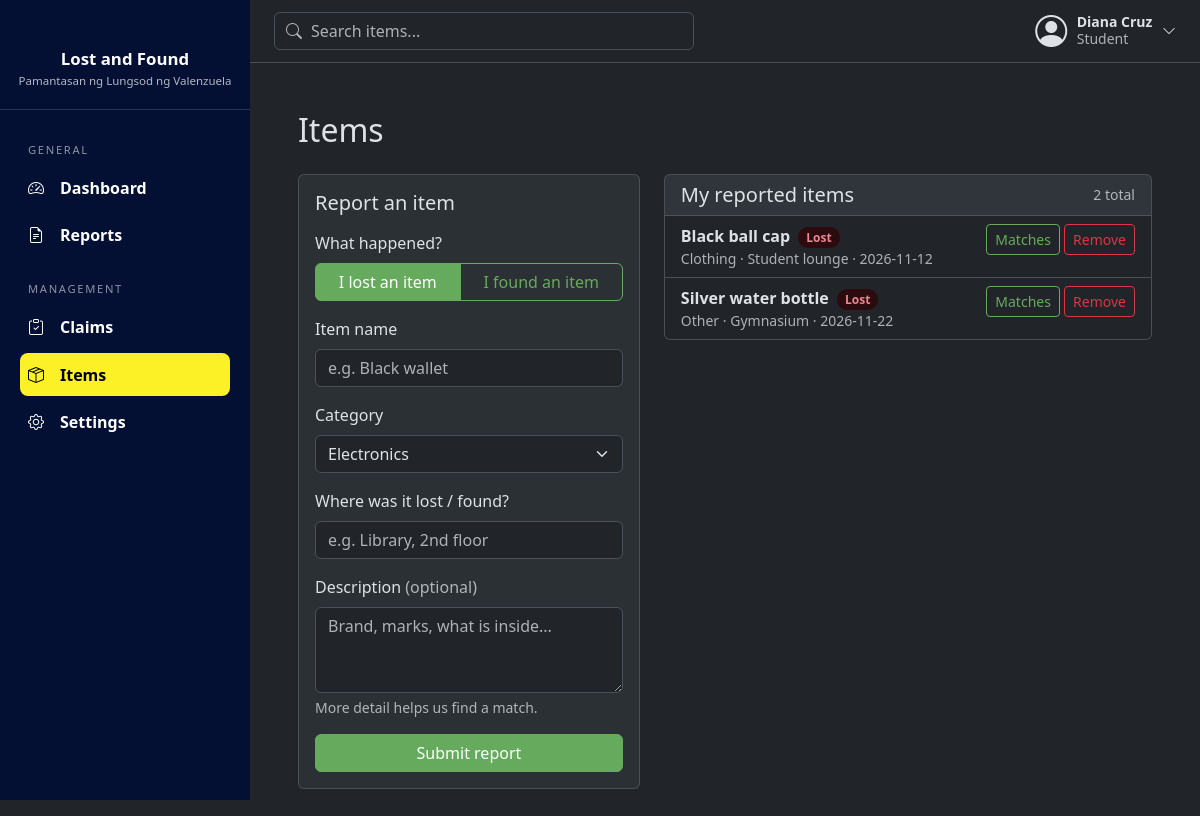
The app's page /items (signed in), older data.
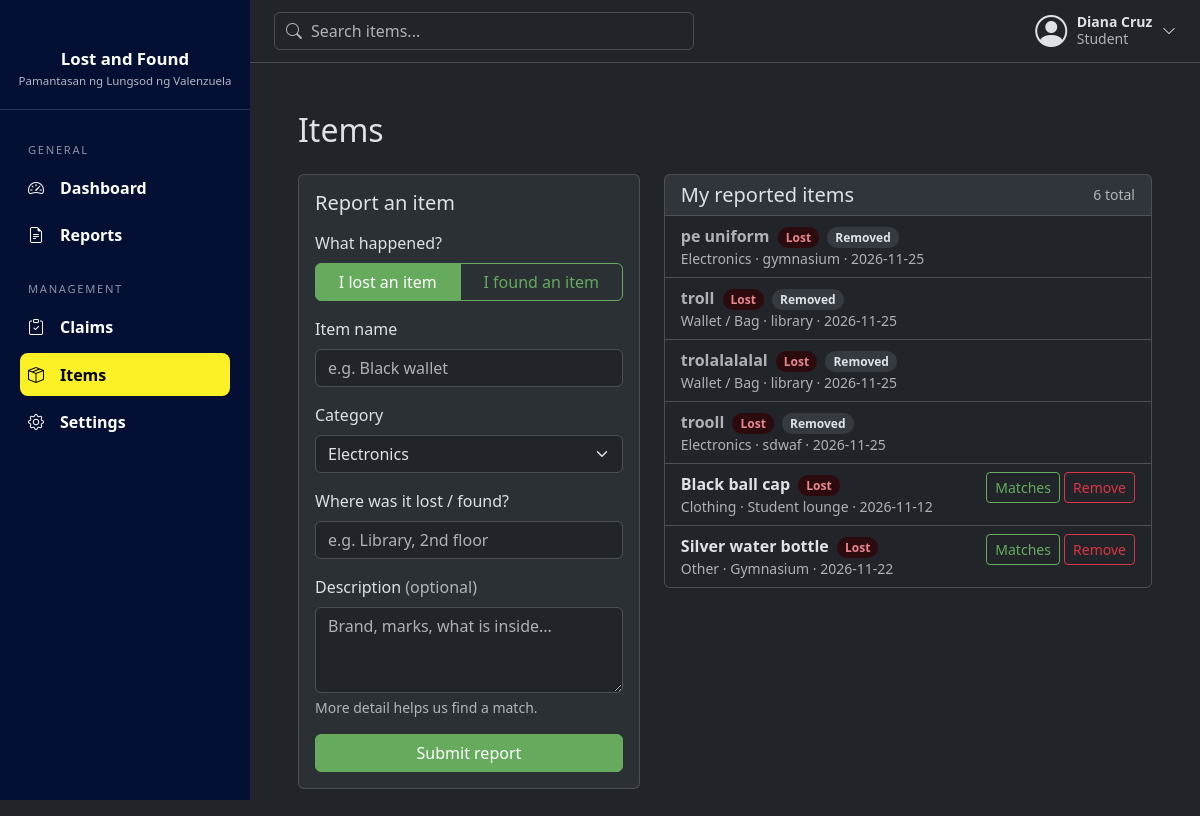
The same page, newer data.
### tables this page shows
CREATE TABLE users (
            id INTEGER PRIMARY KEY AUTOINCREMENT,
            full_name TEXT NOT NULL,
            email TEXT NOT NULL UNIQUE,
            password TEXT NOT NULL,
            role TEXT NOT NULL DEFAULT 'Student'
                CHECK(role IN ('Student', 'Faculty', 'Admin'))
        , is_active INTEGER NOT NULL DEFAULT 1);

CREATE TABLE items (
            item_id INTEGER PRIMARY KEY AUTOINCREMENT,
            user_id INTEGER NOT NULL,
            name TEXT NOT NULL,
            category TEXT NOT NULL,
            description TEXT,
            location TEXT NOT NULL,
            item_status TEXT NOT NULL
                CHECK(item_status IN ('Lost', 'Found')),
            status TEXT NOT NULL DEFAULT 'Active'
                CHECK(status IN ('Active', 'Claimed', 'Returned', 'Removed')),
            date_reported DATE NOT NULL DEFAULT CURRENT_DATE,

            FOREIGN KEY (user_id) REFERENCES users (id)
        );

### routes/user_routes.py (the view, shortened to what this page needs)
@bp.route("/items", methods=["GET", "POST"])
@login_required
def items():
    errors = {}
    return render_template("user/items.html", categories=CATEGORIES, form=request.form,
                           errors=errors, my_items=item_model.by_user(session["user_id"]))

### database/connection.py (called while the page is built)
def get_db():
    if "db" not in g:
        g.db = sqlite3.connect(current_app.config["DATABASE"])
        g.db.row_factory = sqlite3.Row
    return g.db

### models/item_model.py (called while the page is built)
def by_user(user_id):
    return get_db().execute(
        "SELECT * FROM items WHERE user_id = ? ORDER BY item_id DESC", (user_id,)
    ).fetchall()

### models/user_model.py (called while the page is built)
def get_by_id(user_id):
    return get_db().execute("SELECT * FROM users WHERE id = ?", (user_id,)).fetchone()

### routes/utils.py (called while the page is built)
def login_required(view):
    @wraps(view)
    def wrapped(*args, **kwargs):
        if "user_id" not in session:
            flash("Please log in first.", "warning")
            return redirect(url_for("auth.login"))
        user = user_model.get_by_id(session["user_id"])
        if user is None or not user["is_active"]:
            session.clear()
            flash("Your account is no longer active. Please contact an administrator.", "warning")
            return redirect(url_for("auth.login"))
        return view(*args, **kwargs)
    return wrapped

### templates/user/items.html (shortened to what this page needs)
{% extends "base.html" %}
{% block content %}
<h2 class="mb-4">Items</h2>
<div class="row g-4">
  <div class="col-xl-5">
    <div class="card">
      <div class="card-body">
        <h5 class="card-title mb-3">Report an item</h5>
        <form method="post" novalidate>
          <div class="mb-3">
            <label class="form-label d-block">What happened?</label>
            <div class="btn-group w-100" role="group">
              {% for t in ['Lost', 'Found'] %}
              <label class="btn btn-outline-primary" for="type_{{ t }}">I {{ t|lower }} an item</label>
              {% endfor %}
            </div>
          </div>
          <div class="mb-3">
            <label class="form-label" for="name">Item name</label>
            <input class="form-control {{ 'is-invalid' if errors.name }}" id="name" name="name" maxlength="100"
                   placeholder="e.g. Black wallet" value="{{ form.get('name', '') }}">
          </div>
          <div class="row">
            <div class="mb-3">
              <label class="form-label" for="category">Category</label>
              <select class="form-select {{ 'is-invalid' if errors.category }}" id="category" name="category">
                {% for c in categories %}
                <option {{ 'selected' if form.get('category') == c }}>{{ c }}</option>
                {% endfor %}
              </select>
            </div>
          </div>
          <div class="mb-3">
            <label class="form-label" for="location">Where was it lost / found?</label>
            <input class="form-control {{ 'is-invalid' if errors.location }}" id="location" name="location"
                   maxlength="100" placeholder="e.g. Library, 2nd floor" value="{{ form.get('location', '') }}">
          </div>
          <div class="mb-3">
            <label class="form-label" for="description">Description <span class="text-body-secondary">(optional)</span></label>
            <textarea class="form-control {{ 'is-invalid' if errors.description }}" id="description" name="description"
                      rows="3" maxlength="500" placeholder="Brand, marks, what is inside...">{{ form.get('description', '') }}</textarea>
            <div class="form-text">More detail helps us find a match.</div>
          </div>
          <button class="btn btn-primary w-100">Submit report</button>
        </form>
      </div>
    </div>
  </div>
  <div class="col-xl-7">
    <div class="card">
      <div class="card-header d-flex justify-content-between align-items-center">
        <h5 class="mb-0">My reported items</h5>
        <span class="text-body-secondary small">{{ my_items|length }} total</span>
      </div>
      {% if my_items %}
      <ul class="list-group list-group-flush">
        {% for item in my_items %}
        <li class="list-group-item d-flex justify-content-between align-items-start gap-3
                   {{ 'text-body-secondary' if item['status'] != 'Active' }}">
          <div>
            <div class="fw-semibold">
              {{ item["name"] }}
              <span class="dash-badge ms-1 {{ item['item_status'] }}">{{ item["item_status"] }}</span>
              {% if item["status"] != "Active" %}<span class="dash-badge ms-1">{{ item["status"] }}</span>{% endif %}
            </div>
            <div class="small text-body-secondary">
              {{ item["category"] }} &middot; {{ item["location"] }} &middot; {{ item["date_reported"] }}
            </div>
          </div>
          {% if item["status"] == "Active" %}
          <div class="text-nowrap">
            <a class="btn btn-sm btn-outline-primary" href="{{ url_for('user.item_matches', item_id=item['item_id']) }}">Matches</a>
            <form method="post" action="{{ url_for('user.remove_item', item_id=item['item_id']) }}" class="d-inline"
                  onsubmit="return confirm('Remove this report? It will no longer be matched.');">
              <button class="btn btn-sm btn-outline-danger">Remove</button>
            </form>
          </div>
          {% endif %}
        </li>
        {% endfor %}
      </ul>
      {% else %}
      <div class="card-body">
        <p class="dash-empty mb-0">You haven't reported any items yet.</p>
      </div>
      {% endif %}
    </div>
  </div>
</div>
{% endblock %}

### templates/base.html (shortened to what this page needs)
<!doctype html>
<html lang="en" data-bs-theme="dark">
<head>
  <link href="https://cdn.jsdelivr.net/npm/bootstrap@5.3.3/dist/css/bootstrap.min.css" rel="stylesheet">
  <link href="https://cdn.jsdelivr.net/npm/bootstrap-icons@1.11.3/font/bootstrap-icons.min.css" rel="stylesheet">
  <link href="{{ url_for('static', filename='css/style.css') }}" rel="stylesheet">
</head>
<body>
{% block body %}
<div class="app-shell d-flex">
    <aside class="sidebar offcanvas-md offcanvas-start" id="sidebar" tabindex="-1">
    <div class="sidebar-brand">
      <div class="sidebar-title">Lost and Found</div>
      <div class="sidebar-subtitle">Pamantasan ng Lungsod ng Valenzuela</div>
    </div>
    <nav class="sidebar-nav">
      {% if session.role == 'Admin' %}
        {% include "partials/sidebar_admin.html" %}
      {% else %}
        {% include "partials/sidebar_user.html" %}
      {% endif %}
    </nav>
  </aside>
  <div class="main-col flex-grow-1">
    <header class="topbar d-flex align-items-center justify-content-between gap-3">
      <form class="topbar-search" action="{{ url_for('shared.reports') }}" method="get" role="search">
        <input class="form-control" type="search" name="q" maxlength="100" placeholder="Search items..."
               value="{{ request.args.get('q', '') if request.endpoint == 'shared.reports' }}">
      </form>
      <div class="dropdown">
        <button class="user-menu-btn" type="button" data-bs-toggle="dropdown" aria-expanded="false">
          <i class="bi bi-person-circle fs-2"></i>
          <span class="d-none d-sm-block">
            <span class="d-block fw-semibold small">{{ session.full_name }}</span>
            <span class="d-block small text-body-secondary">{{ session.role }}</span>
          </span>
          <i class="bi bi-chevron-down small"></i>
        </button>
      </div>
    </header>
    <main class="p-3 p-md-5">
      {% block content %}{% endblock %}
    </main>
  </div>
</div>
{% endblock %}
</body>
</html>

### templates/partials/sidebar_user.html
{% set ep = request.endpoint or '' %}
<div class="sidebar-label">General</div>
<ul class="nav flex-column gap-1">
  <li class="nav-item">
    <a class="nav-link {{ 'active' if ep == 'user.dashboard' }}" href="{{ url_for('user.dashboard') }}">
      <i class="bi bi-speedometer2 me-3"></i>Dashboard</a>
  </li>
  <li class="nav-item">
    <a class="nav-link {{ 'active' if ep == 'shared.reports' }}" href="{{ url_for('shared.reports') }}">
      <i class="bi bi-file-earmark-text me-3"></i>Reports</a>
  </li>
</ul>
<div class="sidebar-label">Management</div>
<ul class="nav flex-column gap-1">
  <li class="nav-item">
    <a class="nav-link {{ 'active' if ep == 'user.claims' }}" href="{{ url_for('user.claims') }}">
      <i class="bi bi-clipboard-check me-3"></i>Claims</a>
  </li>
  <li class="nav-item">
    <a class="nav-link {{ 'active' if ep == 'user.items' }}" href="{{ url_for('user.items') }}">
      <i class="bi bi-box-seam me-3"></i>Items</a>
  </li>
  <li class="nav-item">
    <a class="nav-link {{ 'active' if ep == 'shared.settings' }}" href="{{ url_for('shared.settings') }}">
      <i class="bi bi-gear me-3"></i>Settings</a>
  </li>
</ul>

### static/css/style.css (style rules this page uses)
.app-shell { min-height: 100vh; }
.app-shell > .main-col { min-width: 0; }
.card { background: var(--bs-tertiary-bg); }
.btn-primary { --bs-btn-color: #ffffff; --bs-btn-bg: #66ab5d; --bs-btn-border-color: #66ab5d; --bs-btn-hover-color: #ffffff; --bs-btn-hover-bg: #5a9a52; --bs-btn-hover-border-color: #5a9a52; --bs-btn-active-color: #ffffff; --bs-btn-active-bg: #4f8948; --bs-btn-active-border-color: #4f8948; --bs-btn-focus-shadow-rgb: 102, 171, 93; --bs-btn-disabled-color: #ffffff; --bs-btn-disabled-bg: #66ab5d; --bs-btn-disabled-border-color: #66ab5d; }
.btn-outline-primary { --bs-btn-color: #66AB5D; --bs-btn-border-color: #66AB5D; --bs-btn-hover-color: #fff; --bs-btn-hover-bg: #66AB5D; --bs-btn-hover-border-color: #66AB5D; --bs-btn-active-color: #fff; --bs-btn-active-bg: #66AB5D; --bs-btn-active-border-color: #66AB5D; --bs-btn-focus-shadow-rgb: 102, 171, 93; }
.sidebar { --bs-offcanvas-width: 250px; width: 250px; min-width: 250px; color: #fff; overflow-y: auto; }
.sidebar { background: #031033 !important; }
@media (min-width: 768px) { .sidebar { position: sticky; top: 0; height: 100vh; align-self: flex-start; } }
.sidebar-brand { padding: 2rem 1rem 1.25rem; text-align: center; border-bottom: 1px solid rgba(255, 255, 255, 0.15); }
.sidebar-title { margin-top: 0.9rem; font-size: 1.05rem; font-weight: 600; }
.sidebar-subtitle { font-size: 0.72rem; color: rgba(255, 255, 255, 0.7); }
.sidebar-nav { padding: 0.5rem 1.25rem 1.5rem; }
.sidebar-label { margin: 1.5rem 0 0.5rem 0.5rem; font-size: 0.7rem; letter-spacing: 0.15em; text-transform: uppercase; color: rgba(255, 255, 255, 0.55); }
.sidebar .nav-link { display: flex; align-items: center; padding: 0.6rem 0.5rem; border-radius: 0.5rem; color: #fff; font-weight: 600; }
.sidebar .nav-link.active { background: #FCF127; color: #000000; }
.topbar { position: sticky; top: 0; z-index: 1020; padding: 0.75rem 1.5rem; background: var(--bs-body-bg); border-bottom: 1px solid var(--bs-border-color); }
.topbar-search { position: relative; flex: 1; max-width: 420px; }
.topbar-search input { padding-left: 2.25rem; }
.user-menu-btn { display: flex; align-items: center; gap: 0.6rem; padding: 0; border: 0; background: none; color: var(--bs-body-color); text-align: left; line-height: 1.2; }
.dash-badge { padding: 2px 8px; border-radius: 10px; font-size: 12px; background: var(--bs-secondary-bg); color: var(--bs-body-color); }
.dash-badge.Lost, .dash-badge.Rejected { background: var(--bs-danger-bg-subtle); color: var(--bs-danger-text-emphasis); }

Row changes from the older to the newer data that the page shows:
added items: name "pe uniform", item_status "Lost", status "Removed", category "Electronics", location "gymnasium", date_reported "2026-11-25"
added items: name "troll", item_status "Lost", status "Removed", category "Wallet / Bag", location "library", date_reported "2026-11-25"
added items: name "trolalalalal", item_status "Lost", status "Removed", category "Wallet / Bag", location "library", date_reported "2026-11-25"
added items: name "trooll", item_status "Lost", status "Removed", category "Electronics", location "sdwaf", date_reported "2026-11-25"
Text that changed along with them:
{{ my_items|length }}: "2" → "6"
